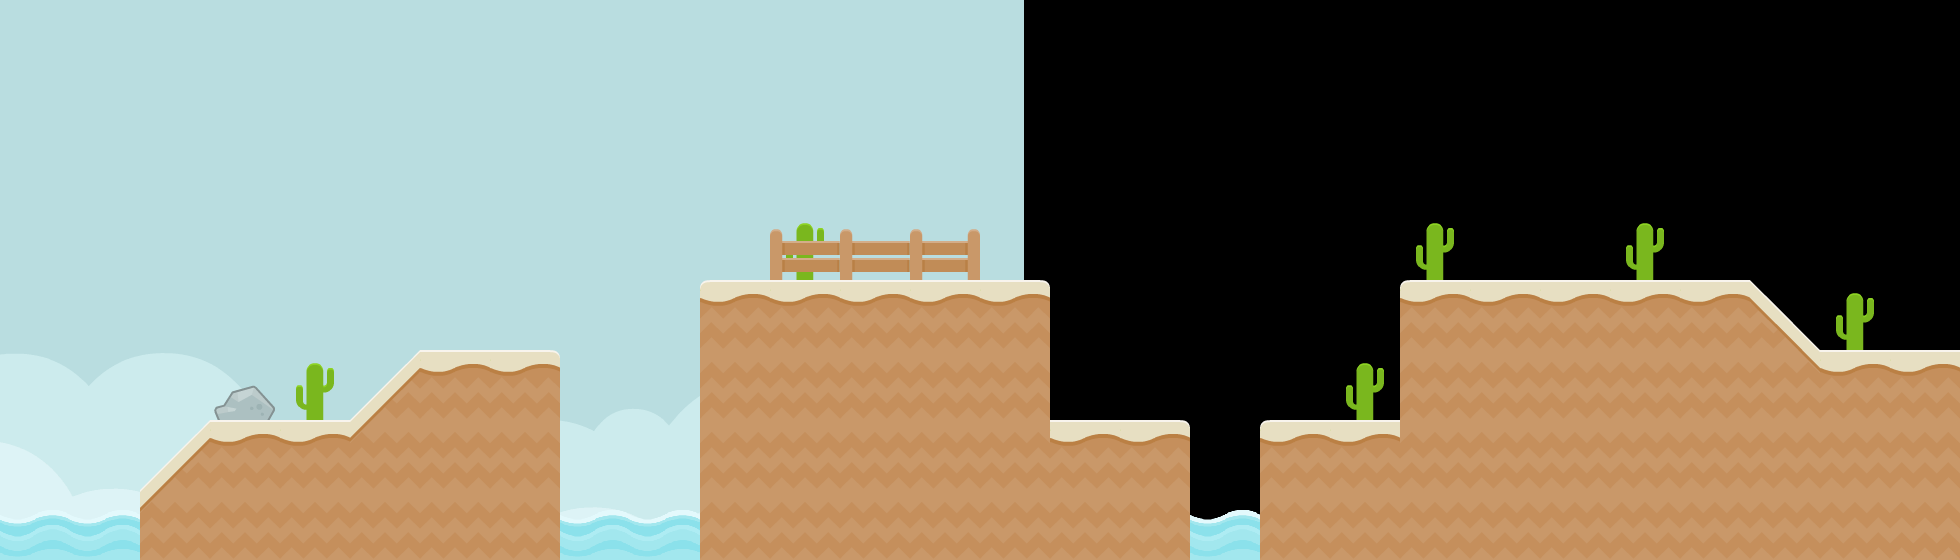

Tiled map render using the project's own tile images. Description and the map definition, with tile-layer contents summarised, below:
An orthogonal 28x8 tile map with 70x70 px tiles, 3 tile layers (tiles_background, tiles_terrain, tiles_foreground), 2 image layers and 10 objects (7x SAND, start, target, effect_clouds).

<map version="1.0" orientation="orthogonal" renderorder="right-down" width="28" height="8" tilewidth="70" tileheight="70" nextobjectid="106">
 <properties>
  <property name="blocks" value="stone_square,stone_square,stone_1x2_triangle_left,stone_square_small_triangle_left" />
  <property name="music" value="happy_level" />
 </properties>
 <tileset firstgid="1" name="tiles" tilewidth="70" tileheight="70" spacing="4" margin="2" tilecount="117">
  <image source="../../graphics/tiles.png" width="962" height="666" />
  <tile id="114">
   <animation>
    <frame tileid="114" duration="100" />
    <frame tileid="115" duration="100" />
    <frame tileid="116" duration="100" />
    <frame tileid="115" duration="100" />
   </animation>
  </tile>
 </tileset>
 <imagelayer name="background_b" x="1024" y="-299">
  <image source="../../graphics/backgrounds/colored_desert.png" />
 </imagelayer>
 <imagelayer name="background_a" y="-300">
  <image source="../../graphics/backgrounds/colored_desert.png" />
 </imagelayer>
 <layer name="tiles_background" width="30" height="8">
  <data>[240 cells, 11 non-empty, 3 distinct tile ids]</data>
 </layer>
 <layer name="tiles_terrain" width="30" height="8">
  <data>[240 cells, 73 non-empty, 9 distinct tile ids]</data>
 </layer>
 <layer name="tiles_foreground" width="30" height="8">
  <data>[240 cells, 4 non-empty, 3 distinct tile ids]</data>
 </layer>
 <objectgroup name="terrain">
  <object id="93" type="SAND" x="140" y="560">
   <polygon points="0,0 0,-70 70,-140 210,-140 210,0" />
  </object>
  <object id="94" type="SAND" x="350" y="420">
   <polygon points="0,0 70,-70 210,-70 210,140 0,140" />
  </object>
  <object id="100" type="SAND" x="700" y="280">
   <polygon points="0,0 350,0 350,280 0,280" />
  </object>
  <object id="101" type="SAND" x="1050" y="420">
   <polygon points="0,0 140,0 140,140 0,140" />
  </object>
  <object id="103" type="SAND" x="1260" y="420">
   <polygon points="0,0 140,0 140,140 0,140" />
  </object>
  <object id="104" type="SAND" x="1400" y="280">
   <polygon points="0,0 350,0 420,70 420,280 0,280" />
  </object>
  <object id="105" type="SAND" x="1820" y="350">
   <polygon points="0,0 140,0 140,210 0,210" />
  </object>
 </objectgroup>
 <objectgroup name="entities">
  <object id="4" name="start" type="start" x="910" y="210" width="70" height="70" />
  <object id="5" name="target" type="target" x="1540" y="210" width="70" height="70" />
 </objectgroup>
 <objectgroup name="background_effects">
  <object id="16" type="effect_clouds" x="210" y="0" width="1680" height="140" />
 </objectgroup>
 <objectgroup name="foreground_effects" />
 <objectgroup name="npc" />
</map>
